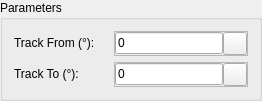
    <widget class="QGroupBox" name="gbParameters">
     <property name="title">
      <string>Parameters</string>
     </property>
     <layout class="QVBoxLayout" name="vl_gbParameters">
      <item>
       <widget class="QFrame" name="pnlTrackFrom">
        <property name="frameShape">
         <enum>QFrame::NoFrame</enum>
        </property>
        <property name="frameShadow">
         <enum>QFrame::Raised</enum>
        </property>
        <layout class="QHBoxLayout" name="horizontalLayout_65">
         <property name="spacing">
          <number>0</number>
         </property>
         <property name="margin">
          <number>0</number>
         </property>
         <item>
          <widget class="QLabel" name="label_73">
           <property name="sizePolicy">
            <sizepolicy hsizetype="Fixed" vsizetype="Fixed">
             <horstretch>0</horstretch>
             <verstretch>0</verstretch>
            </sizepolicy>
           </property>
           <property name="minimumSize">
            <size>
             <width>100</width>
             <height>0</height>
            </size>
           </property>
           <property name="maximumSize">
            <size>
             <width>100</width>
             <height>16777215</height>
            </size>
           </property>
           <property name="font">
            <font>
             <weight>50</weight>
             <bold>false</bold>
            </font>
           </property>
           <property name="text">
            <string>Track From (°):</string>
           </property>
          </widget>
         </item>
         <item>
          <widget class="QFrame" name="frame_Tra">
           <property name="frameShape">
            <enum>QFrame::StyledPanel</enum>
           </property>
           <property name="frameShadow">
            <enum>QFrame::Raised</enum>
           </property>
           <layout class="QHBoxLayout" name="horizontalLayout_14">
            <property name="spacing">
             <number>0</number>
            </property>
            <property name="margin">
             <number>0</number>
            </property>
            <item>
             <widget class="QLineEdit" name="txtTrackFrom">
              <property name="enabled">
               <bool>true</bool>
              </property>
              <property name="font">
               <font>
                <weight>50</weight>
                <bold>false</bold>
               </font>
              </property>
              <property name="text">
               <string>0</string>
              </property>
             </widget>
            </item>
            <item>
             <widget class="QToolButton" name="btnCaptureTrackFrom">
              <property name="text">
               <string/>
              </property>
              <property name="icon">
               <iconset>
                <normaloff>:/gnss_item/coordinate_capture.png</normaloff>:/gnss_item/coordinate_capture.png</iconset>
              </property>
             </widget>
            </item>
           </layout>
          </widget>
         </item>
        </layout>
       </widget>
      </item>
      <item>
       <widget class="QFrame" name="pnlTrackTo">
        <property name="frameShape">
         <enum>QFrame::NoFrame</enum>
        </property>
        <property name="frameShadow">
         <enum>QFrame::Raised</enum>
        </property>
        <layout class="QHBoxLayout" name="horizontalLayout_66">
         <property name="spacing">
          <number>0</number>
         </property>
         <property name="margin">
          <number>0</number>
         </property>
         <item>
          <widget class="QLabel" name="label_74">
           <property name="sizePolicy">
            <sizepolicy hsizetype="Fixed" vsizetype="Fixed">
             <horstretch>0</horstretch>
             <verstretch>0</verstretch>
            </sizepolicy>
           </property>
           <property name="minimumSize">
            <size>
             <width>100</width>
             <height>0</height>
            </size>
           </property>
           <property name="maximumSize">
            <size>
             <width>100</width>
             <height>16777215</height>
            </size>
           </property>
           <property name="font">
            <font>
             <weight>50</weight>
             <bold>false</bold>
            </font>
           </property>
           <property name="text">
            <string>Track To (°):</string>
           </property>
          </widget>
         </item>
         <item>
          <widget class="QFrame" name="frame_APV_11">
           <property name="frameShape">
            <enum>QFrame::StyledPanel</enum>
           </property>
           <property name="frameShadow">
            <enum>QFrame::Raised</enum>
           </property>
           <layout class="QHBoxLayout" name="horizontalLayout_15">
            <property name="spacing">
             <number>0</number>
            </property>
            <property name="margin">
             <number>0</number>
            </property>
            <item>
             <widget class="QLineEdit" name="txtTrackTo">
              <property name="enabled">
               <bool>true</bool>
              </property>
              <property name="font">
               <font>
                <weight>50</weight>
                <bold>false</bold>
               </font>
              </property>
              <property name="text">
               <string>0</string>
              </property>
             </widget>
            </item>
            <item>
             <widget class="QToolButton" name="btnCaptureTrackTo">
              <property name="text">
               <string/>
              </property>
              <property name="icon">
               <iconset>
                <normaloff>:/gnss_item/coordinate_capture.png</normaloff>:/gnss_item/coordinate_capture.png</iconset>
              </property>
             </widget>
            </item>
           </layout>
          </widget>
         </item>
        </layout>
       </widget>
      </item>
     </layout>
    </widget>
